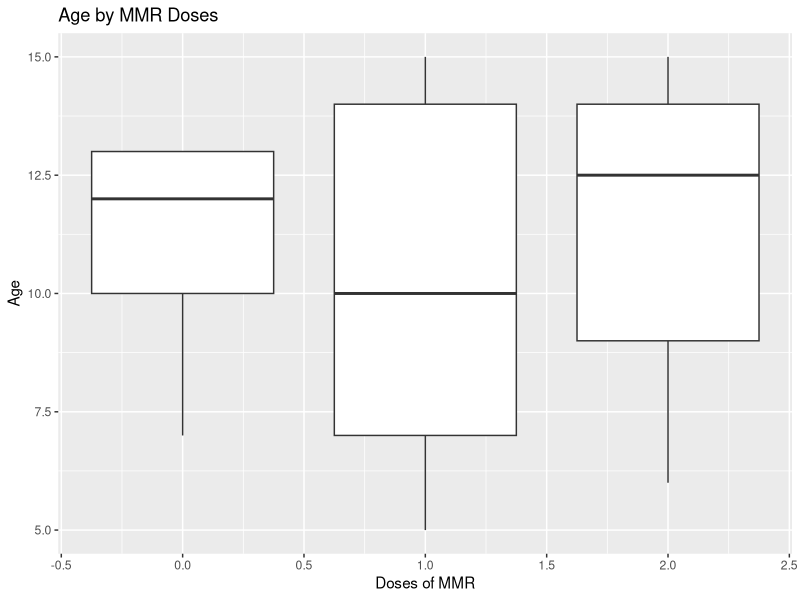

This figure's R source:
## ---- chunk 1
#load packages needed
library(dplyr)
library(purrr)
library(ggplot2)
## ---- chunk 2
#set seed for reproducibility
set.seed(123)
#set the number of observations for data set
n_individuals <-50
## ---- chunk 3
#Creating data frame with 5 variables
measles_data <- data.frame(
    PatientID=numeric(n_individuals), 
    Age=numeric(n_individuals), 
    Gender=character(n_individuals),
    DosesMMR=numeric(n_individuals), 
    State=character(n_individuals)
)
## ---- chunk 4
#Patient ID variable numbers 1-50
measles_data$PatientID <- 1:n_individuals

#Age variable with random number 5-15 years old 
measles_data$Age <-sample(5:15, n_individuals, replace=TRUE)

#Gender variable with Male or Female
measles_data$Gender <- purrr::map_chr(sample(c("Male", "Female"), n_individuals, replace = TRUE), as.character)

#DosesMMR variable with 0,1, or 2 doses
measles_data$DosesMMR <- sample(0:2, n_individuals, replace=TRUE)

#assign each individual a state: South Carolina or Texas
measles_data$State <- purrr::map_chr(sample(c("Texas", "South Carolina"), n_individuals, replace = TRUE), as.character)

#view the dataframe
head(measles_data)
summary(measles_data)
glimpse(measles_data)

#Create a table to view doses by age
table(measles_data$DosesMMR, measles_data$Age)
## ---- chunk 5
#boxplot showing age by MMR Doses. The average age of those with no doses is the highest, while the aveage age with two doses in the lowest. 
ggplot(measles_data, aes(x=DosesMMR, y=Age, group=DosesMMR))+
    geom_boxplot()+
    labs(title="Age by MMR Doses",
    x="Doses of MMR",
    y="Age")
## ---- chunk 6
#linear regression model with doses as outcome and age as predictor. 
model1<-lm(DosesMMR~Age, measles_data)
summary(model1)
#For a 1 year age increase, doses decrease by 0.02857. 
